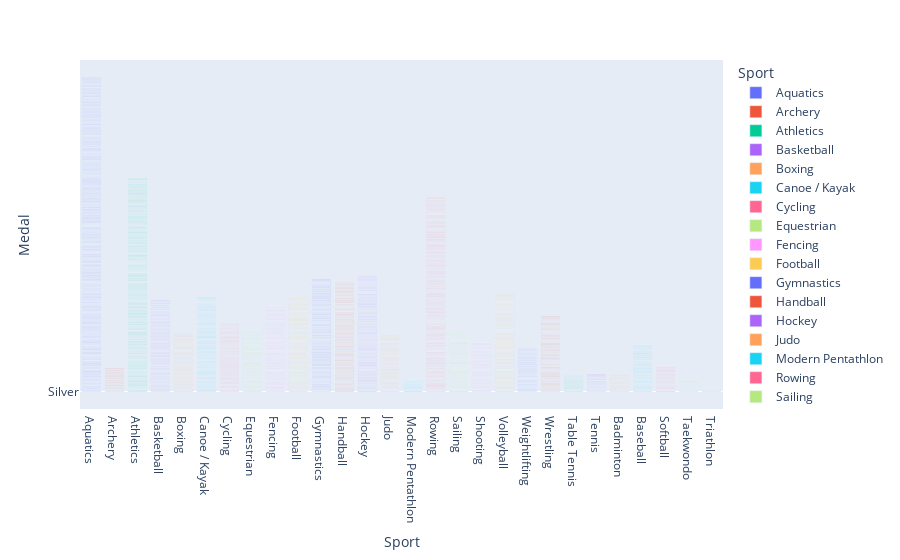

This figure's notebook cell:
### Code cell
fig_poli_bar = px.bar(olympic1, y='Medal',x='Sport', color ="Sport")
fig_poli_bar.show()

### Figure 1 — Plotly figure (JSON) as saved in the notebook; plotly's stock layout.template omitted (floating-point values rounded to 4 significant figures; data arrays with more than 128 entries replaced by an {"elided": "..."} marker saying what was removed)
{"data": [{"alignmentgroup": "True", "hovertemplate": "Sport=%{x}<br>Medal=%{y}<extra></extra>", "legendgroup": "Aquatics", "marker": {"color": "#636efa", "pattern": {"shape": ""}}, "name": "Aquatics", "offsetgroup": "Aquatics", "orientation": "v", "showlegend": true, "textposition": "auto", "type": "bar", "x": {"elided": "2210 str values"}, "xaxis": "x", "y": {"elided": "2210 str values"}, "yaxis": "y"}, {"alignmentgroup": "True", "hovertemplate": "Sport=%{x}<br>Medal=%{y}<extra></extra>", "legendgroup": "Archery", "marker": {"color": "#EF553B", "pattern": {"shape": ""}}, "name": "Archery", "offsetgroup": "Archery", "orientation": "v", "showlegend": true, "textposition": "auto", "type": "bar", "x": {"elided": "162 str values"}, "xaxis": "x", "y": {"elided": "162 str values"}, "yaxis": "y"}, {"alignmentgroup": "True", "hovertemplate": "Sport=%{x}<br>Medal=%{y}<extra></extra>", "legendgroup": "Athletics", "marker": {"color": "#00cc96", "pattern": {"shape": ""}}, "name": "Athletics", "offsetgroup": "Athletics", "orientation": "v", "showlegend": true, "textposition": "auto", "type": "bar", "x": {"elided": "1523 str values"}, "xaxis": "x", "y": {"elided": "1523 str values"}, "yaxis": "y"}, {"alignmentgroup": "True", "hovertemplate": "Sport=%{x}<br>Medal=%{y}<extra></extra>", "legendgroup": "Basketball", "marker": {"color": "#ab63fa", "pattern": {"shape": ""}}, "name": "Basketball", "offsetgroup": "Basketball", "orientation": "v", "showlegend": true, "textposition": "auto", "type": "bar", "x": {"elided": "646 str values"}, "xaxis": "x", "y": {"elided": "646 str values"}, "yaxis": "y"}, {"alignmentgroup": "True", "hovertemplate": "Sport=%{x}<br>Medal=%{y}<extra></extra>", "legendgroup": "Boxing", "marker": {"color": "#FFA15A", "pattern": {"shape": ""}}, "name": "Boxing", "offsetgroup": "Boxing", "orientation": "v", "showlegend": true, "textposition": "auto", "type": "bar", "x": {"elided": "416 str values"}, "xaxis": "x", "y": {"elided": "416 str values"}, "yaxis": "y"}, {"alignmentgroup": "True", "hovertemplate": "Sport=%{x}<br>Medal=%{y}<extra></extra>", "legendgroup": "Canoe / Kayak", "marker": {"color": "#19d3f3", "pattern": {"shape": ""}}, "name": "Canoe / Kayak", "offsetgroup": "Canoe / Kayak", "orientation": "v", "showlegend": true, "textposition": "auto", "type": "bar", "x": {"elided": "672 str values"}, "xaxis": "x", "y": {"elided": "672 str values"}, "yaxis": "y"}, {"alignmentgroup": "True", "hovertemplate": "Sport=%{x}<br>Medal=%{y}<extra></extra>", "legendgroup": "Cycling", "marker": {"color": "#FF6692", "pattern": {"shape": ""}}, "name": "Cycling", "offsetgroup": "Cycling", "orientation": "v", "showlegend": true, "textposition": "auto", "type": "bar", "x": {"elided": "483 str values"}, "xaxis": "x", "y": {"elided": "483 str values"}, "yaxis": "y"}, {"alignmentgroup": "True", "hovertemplate": "Sport=%{x}<br>Medal=%{y}<extra></extra>", "legendgroup": "Equestrian", "marker": {"color": "#B6E880", "pattern": {"shape": ""}}, "name": "Equestrian", "offsetgroup": "Equestrian", "orientation": "v", "showlegend": true, "textposition": "auto", "type": "bar", "x": {"elided": "423 str values"}, "xaxis": "x", "y": {"elided": "423 str values"}, "yaxis": "y"}, {"alignmentgroup": "True", "hovertemplate": "Sport=%{x}<br>Medal=%{y}<extra></extra>", "legendgroup": "Fencing", "marker": {"color": "#FF97FF", "pattern": {"shape": ""}}, "name": "Fencing", "offsetgroup": "Fencing", "orientation": "v", "showlegend": true, "textposition": "auto", "type": "bar", "x": {"elided": "606 str values"}, "xaxis": "x", "y": {"elided": "606 str values"}, "yaxis": "y"}, {"alignmentgroup": "True", "hovertemplate": "Sport=%{x}<br>Medal=%{y}<extra></extra>", "legendgroup": "Football", "marker": {"color": "#FECB52", "pattern": {"shape": ""}}, "name": "Football", "offsetgroup": "Football", "orientation": "v", "showlegend": true, "textposition": "auto", "type": "bar", "x": {"elided": "669 str values"}, "xaxis": "x", "y": {"elided": "669 str values"}, "yaxis": "y"}, {"alignmentgroup": "True", "hovertemplate": "Sport=%{x}<br>Medal=%{y}<extra></extra>", "legendgroup": "Gymnastics", "marker": {"color": "#636efa", "pattern": {"shape": ""}}, "name": "Gymnastics", "offsetgroup": "Gymnastics", "orientation": "v", "showlegend": true, "textposition": "auto", "type": "bar", "x": {"elided": "783 str values"}, "xaxis": "x", "y": {"elided": "783 str values"}, "yaxis": "y"}, {"alignmentgroup": "True", "hovertemplate": "Sport=%{x}<br>Medal=%{y}<extra></extra>", "legendgroup": "Handball", "marker": {"color": "#EF553B", "pattern": {"shape": ""}}, "name": "Handball", "offsetgroup": "Handball", "orientation": "v", "showlegend": true, "textposition": "auto", "type": "bar", "x": {"elided": "780 str values"}, "xaxis": "x", "y": {"elided": "780 str values"}, "yaxis": "y"}, {"alignmentgroup": "True", "hovertemplate": "Sport=%{x}<br>Medal=%{y}<extra></extra>", "legendgroup": "Hockey", "marker": {"color": "#ab63fa", "pattern": {"shape": ""}}, "name": "Hockey", "offsetgroup": "Hockey", "orientation": "v", "showlegend": true, "textposition": "auto", "type": "bar", "x": {"elided": "816 str values"}, "xaxis": "x", "y": {"elided": "816 str values"}, "yaxis": "y"}, {"alignmentgroup": "True", "hovertemplate": "Sport=%{x}<br>Medal=%{y}<extra></extra>", "legendgroup": "Judo", "marker": {"color": "#FFA15A", "pattern": {"shape": ""}}, "name": "Judo", "offsetgroup": "Judo", "orientation": "v", "showlegend": true, "textposition": "auto", "type": "bar", "x": {"elided": "396 str values"}, "xaxis": "x", "y": {"elided": "396 str values"}, "yaxis": "y"}, {"alignmentgroup": "True", "hovertemplate": "Sport=%{x}<br>Medal=%{y}<extra></extra>", "legendgroup": "Modern Pentathlon", "marker": {"color": "#19d3f3", "pattern": {"shape": ""}}, "name": "Modern Pentathlon", "offsetgroup": "Modern Pentathlon", "orientation": "v", "showlegend": true, "textposition": "auto", "type": "bar", "x": ["Modern Pentathlon", "Modern Pentathlon", "Modern Pentathlon", "Modern Pentathlon", "Modern Pentathlon", "Modern Pentathlon", "Modern Pentathlon", "Modern Pentathlon", "Modern Pentathlon", "Modern Pentathlon", "Modern Pentathlon", "Modern Pentathlon", "Modern Pentathlon", "Modern Pentathlon", "Modern Pentathlon", "Modern Pentathlon", "Modern Pentathlon", "Modern Pentathlon", "Modern Pentathlon", "Modern Pentathlon", "Modern Pentathlon", "Modern Pentathlon", "Modern Pentathlon", "Modern Pentathlon", "Modern Pentathlon", "Modern Pentathlon", "Modern Pentathlon", "Modern Pentathlon", "Modern Pentathlon", "Modern Pentathlon", "Modern Pentathlon", "Modern Pentathlon", "Modern Pentathlon", "Modern Pentathlon", "Modern Pentathlon", "Modern Pentathlon", "Modern Pentathlon", "Modern Pentathlon", "Modern Pentathlon", "Modern Pentathlon", "Modern Pentathlon", "Modern Pentathlon", "Modern Pentathlon", "Modern Pentathlon", "Modern Pentathlon", "Modern Pentathlon", "Modern Pentathlon", "Modern Pentathlon", "Modern Pentathlon", "Modern Pentathlon", "Modern Pentathlon", "Modern Pentathlon", "Modern Pentathlon", "Modern Pentathlon", "Modern Pentathlon", "Modern Pentathlon", "Modern Pentathlon", "Modern Pentathlon", "Modern Pentathlon", "Modern Pentathlon", "Modern Pentathlon", "Modern Pentathlon", "Modern Pentathlon", "Modern Pentathlon", "Modern Pentathlon", "Modern Pentathlon", "Modern Pentathlon", "Modern Pentathlon", "Modern Pentathlon", "Modern Pentathlon", "Modern Pentathlon", "Modern Pentathlon", "Modern Pentathlon", "Modern Pentathlon", "Modern Pentathlon", "Modern Pentathlon", "Modern Pentathlon", "Modern Pentathlon", "Modern Pentathlon", "Modern Pentathlon", "Modern Pentathlon"], "xaxis": "x", "y": ["Silver", "Silver", "Gold", "Bronze", "Gold", "Gold", "Silver", "Bronze", "Bronze", "Silver", "Bronze", "Gold", "Silver", "Bronze", "Silver", "Bronze", "Gold", "Gold", "Silver", "Bronze", "Bronze", "Silver", "Gold", "Gold", "Silver", "Gold", "Gold", "Bronze", "Silver", "Bronze", "Gold", "Bronze", "Bronze", "Gold", "Silver", "Silver", "Gold", "Gold", "Silver", "Gold", "Bronze", "Silver", "Bronze", "Silver", "Gold", "Silver", "Bronze", "Bronze", "Bronze", "Bronze", "Gold", "Bronze", "Silver", "Gold", "Gold", "Silver", "Gold", "Silver", "Silver", "Bronze", "Gold", "Silver", "Bronze", "Gold", "Bronze", "Gold", "Silver", "Silver", "Bronze", "Bronze", "Gold", "Silver", "Silver", "Bronze", "Gold", "Silver", "Bronze", "Gold", "Bronze", "Gold", "Silver"], "yaxis": "y"}, {"alignmentgroup": "True", "hovertemplate": "Sport=%{x}<br>Medal=%{y}<extra></extra>", "legendgroup": "Rowing", "marker": {"color": "#FF6692", "pattern": {"shape": ""}}, "name": "Rowing", "offsetgroup": "Rowing", "orientation": "v", "showlegend": true, "textposition": "auto", "type": "bar", "x": {"elided": "1377 str values"}, "xaxis": "x", "y": {"elided": "1377 str values"}, "yaxis": "y"}, {"alignmentgroup": "True", "hovertemplate": "Sport=%{x}<br>Medal=%{y}<extra></extra>", "legendgroup": "Sailing", "marker": {"color": "#B6E880", "pattern": {"shape": ""}}, "name": "Sailing", "offsetgroup": "Sailing", "orientation": "v", "showlegend": true, "textposition": "auto", "type": "bar", "x": {"elided": "417 str values"}, "xaxis": "x", "y": {"elided": "417 str values"}, "yaxis": "y"}, {"alignmentgroup": "True", "hovertemplate": "Sport=%{x}<br>Medal=%{y}<extra></extra>", "legendgroup": "Shooting", "marker": {"color": "#FF97FF", "pattern": {"shape": ""}}, "name": "Shooting", "offsetgroup": "Shooting", "orientation": "v", "showlegend": true, "textposition": "auto", "type": "bar", "x": {"elided": "345 str values"}, "xaxis": "x", "y": {"elided": "345 str values"}, "yaxis": "y"}, {"alignmentgroup": "True", "hovertemplate": "Sport=%{x}<br>Medal=%{y}<extra></extra>", "legendgroup": "Volleyball", "marker": {"color": "#FECB52", "pattern": {"shape": ""}}, "name": "Volleyball", "offsetgroup": "Volleyball", "orientation": "v", "showlegend": true, "textposition": "auto", "type": "bar", "x": {"elided": "695 str values"}, "xaxis": "x", "y": {"elided": "695 str values"}, "yaxis": "y"}, {"alignmentgroup": "True", "hovertemplate": "Sport=%{x}<br>Medal=%{y}<extra></extra>", "legendgroup": "Weightlifting", "marker": {"color": "#636efa", "pattern": {"shape": ""}}, "name": "Weightlifting", "offsetgroup": "Weightlifting", "orientation": "v", "showlegend": true, "textposition": "auto", "type": "bar", "x": {"elided": "311 str values"}, "xaxis": "x", "y": {"elided": "311 str values"}, "yaxis": "y"}, {"alignmentgroup": "True", "hovertemplate": "Sport=%{x}<br>Medal=%{y}<extra></extra>", "legendgroup": "Wrestling", "marker": {"color": "#EF553B", "pattern": {"shape": ""}}, "name": "Wrestling", "offsetgroup": "Wrestling", "orientation": "v", "showlegend": true, "textposition": "auto", "type": "bar", "x": {"elided": "533 str values"}, "xaxis": "x", "y": {"elided": "533 str values"}, "yaxis": "y"}, {"alignmentgroup": "True", "hovertemplate": "Sport=%{x}<br>Medal=%{y}<extra></extra>", "legendgroup": "Table Tennis", "marker": {"color": "#00cc96", "pattern": {"shape": ""}}, "name": "Table Tennis", "offsetgroup": "Table Tennis", "orientation": "v", "showlegend": true, "textposition": "auto", "type": "bar", "x": ["Table Tennis", "Table Tennis", "Table Tennis", "Table Tennis", "Table Tennis", "Table Tennis", "Table Tennis", "Table Tennis", "Table Tennis", "Table Tennis", "Table Tennis", "Table Tennis", "Table Tennis", "Table Tennis", "Table Tennis", "Table Tennis", "Table Tennis", "Table Tennis", "Table Tennis", "Table Tennis", "Table Tennis", "Table Tennis", "Table Tennis", "Table Tennis", "Table Tennis", "Table Tennis", "Table Tennis", "Table Tennis", "Table Tennis", "Table Tennis", "Table Tennis", "Table Tennis", "Table Tennis", "Table Tennis", "Table Tennis", "Table Tennis", "Table Tennis", "Table Tennis", "Table Tennis", "Table Tennis", "Table Tennis", "Table Tennis", "Table Tennis", "Table Tennis", "Table Tennis", "Table Tennis", "Table Tennis", "Table Tennis", "Table Tennis", "Table Tennis", "Table Tennis", "Table Tennis", "Table Tennis", "Table Tennis", "Table Tennis", "Table Tennis", "Table Tennis", "Table Tennis", "Table Tennis", "Table Tennis", "Table Tennis", "Table Tennis", "Table Tennis", "Table Tennis", "Table Tennis", "Table Tennis", "Table Tennis", "Table Tennis", "Table Tennis", "Table Tennis", "Table Tennis", "Table Tennis", "Table Tennis", "Table Tennis", "Table Tennis", "Table Tennis", "Table Tennis", "Table Tennis", "Table Tennis", "Table Tennis", "Table Tennis", "Table Tennis", "Table Tennis", "Table Tennis", "Table Tennis", "Table Tennis", "Table Tennis", "Table Tennis", "Table Tennis", "Table Tennis", "Table Tennis", "Table Tennis", "Table Tennis", "Table Tennis", "Table Tennis", "Table Tennis", "Table Tennis", "Table Tennis", "Table Tennis", "Table Tennis", "Table Tennis", "Table Tennis", "Table Tennis", "Table Tennis", "Table Tennis", "Table Tennis", "Table Tennis", "Table Tennis", "Table Tennis", "Table Tennis", "Table Tennis", "Table Tennis", "Table Tennis", "Table Tennis", "Table Tennis", "Table Tennis", "Table Tennis", "Table Tennis", "Table Tennis", "Table Tennis"], "xaxis": "x", "y": ["Bronze", "Silver", "Silver", "Gold", "Gold", "Silver", "Silver", "Gold", "Bronze", "Gold", "Silver", "Silver", "Bronze", "Bronze", "Bronze", "Gold", "Gold", "Bronze", "Silver", "Bronze", "Bronze", "Bronze", "Bronze", "Silver", "Gold", "Gold", "Silver", "Bronze", "Bronze", "Gold", "Silver", "Gold", "Bronze", "Gold", "Silver", "Bronze", "Gold", "Bronze", "Silver", "Bronze", "Bronze", "Bronze", "Bronze", "Silver", "Bronze", "Silver", "Gold", "Gold", "Silver", "Gold", "Silver", "Silver", "Bronze", "Bronze", "Gold", "Bronze", "Silver", "Gold", "Bronze", "Gold", "Silver", "Gold", "Gold", "Bronze", "Bronze", "Gold", "Silver", "Gold", "Silver", "Bronze", "Silver", "Silver", "Bronze", "Bronze", "Bronze", "Silver", "Gold", "Gold", "Silver", "Silver", "Gold", "Bronze", "Bronze", "Bronze", "Gold", "Bronze", "Silver", "Bronze", "Silver", "Gold", "Gold", "Gold", "Bronze", "Silver", "Silver", "Gold", "Silver", "Gold", "Gold", "Bronze", "Gold", "Silver", "Gold", "Bronze", "Bronze", "Gold", "Bronze", "Bronze", "Bronze", "Silver", "Silver", "Silver", "Gold", "Gold", "Bronze", "Silver", "Bronze", "Gold", "Silver", "Silver"], "yaxis": "y"}, {"alignmentgroup": "True", "hovertemplate": "Sport=%{x}<br>Medal=%{y}<extra></extra>", "legendgroup": "Tennis", "marker": {"color": "#ab63fa", "pattern": {"shape": ""}}, "name": "Tennis", "offsetgroup": "Tennis", "orientation": "v", "showlegend": true, "textposition": "auto", "type": "bar", "x": ["Tennis", "Tennis", "Tennis", "Tennis", "Tennis", "Tennis", "Tennis", "Tennis", "Tennis", "Tennis", "Tennis", "Tennis", "Tennis", "Tennis", "Tennis", "Tennis", "Tennis", "Tennis", "Tennis", "Tennis", "Tennis", "Tennis", "Tennis", "Tennis", "Tennis", "Tennis", "Tennis", "Tennis", "Tennis", "Tennis", "Tennis", "Tennis", "Tennis", "Tennis", "Tennis", "Tennis", "Tennis", "Tennis", "Tennis", "Tennis", "Tennis", "Tennis", "Tennis", "Tennis", "Tennis", "Tennis", "Tennis", "Tennis", "Tennis", "Tennis", "Tennis", "Tennis", "Tennis", "Tennis", "Tennis", "Tennis", "Tennis", "Tennis", "Tennis", "Tennis", "Tennis", "Tennis", "Tennis", "Tennis", "Tennis", "Tennis", "Tennis", "Tennis", "Tennis", "Tennis", "Tennis", "Tennis", "Tennis", "Tennis", "Tennis", "Tennis", "Tennis", "Tennis", "Tennis", "Tennis", "Tennis", "Tennis", "Tennis", "Tennis", "Tennis", "Tennis", "Tennis", "Tennis", "Tennis", "Tennis", "Tennis", "Tennis", "Tennis", "Tennis", "Tennis", "Tennis", "Tennis", "Tennis", "Tennis", "Tennis", "Tennis", "Tennis", "Tennis", "Tennis", "Tennis", "Tennis", "Tennis", "Tennis", "Tennis", "Tennis", "Tennis", "Tennis", "Tennis", "Tennis", "Tennis", "Tennis", "Tennis", "Tennis"], "xaxis": "x", "y": ["Silver", "Bronze", "Bronze", "Bronze", "Bronze", "Silver", "Bronze", "Gold", "Silver", "Bronze", "Gold", "Bronze", "Gold", "Gold", "Gold", "Bronze", "Silver", "Gold", "Bronze", "Bronze", "Silver", "Bronze", "Bronze", "Silver", "Bronze", "Bronze", "Gold", "Gold", "Silver", "Silver", "Silver", "Gold", "Bronze", "Gold", "Silver", "Bronze", "Bronze", "Bronze", "Bronze", "Silver", "Bronze", "Gold", "Bronze", "Bronze", "Bronze", "Gold", "Silver", "Bronze", "Silver", "Silver", "Gold", "Bronze", "Gold", "Bronze", "Bronze", "Bronze", "Gold", "Gold", "Silver", "Gold", "Bronze", "Gold", "Bronze", "Silver", "Silver", "Silver", "Silver", "Bronze", "Silver", "Bronze", "Bronze", "Gold", "Bronze", "Bronze", "Silver", "Gold", "Gold", "Gold", "Bronze", "Gold", "Silver", "Silver", "Silver", "Gold", "Bronze", "Bronze", "Gold", "Gold", "Gold", "Bronze", "Silver", "Bronze", "Silver", "Silver", "Gold", "Bronze", "Silver", "Gold", "Bronze", "Gold", "Silver", "Bronze", "Gold", "Silver", "Silver", "Bronze", "Silver", "Silver", "Bronze", "Silver", "Bronze", "Bronze", "Gold", "Bronze", "Gold", "Gold", "Gold", "Gold"], "yaxis": "y"}, {"alignmentgroup": "True", "hovertemplate": "Sport=%{x}<br>Medal=%{y}<extra></extra>", "legendgroup": "Badminton", "marker": {"color": "#FFA15A", "pattern": {"shape": ""}}, "name": "Badminton", "offsetgroup": "Badminton", "orientation": "v", "showlegend": true, "textposition": "auto", "type": "bar", "x": ["Badminton", "Badminton", "Badminton", "Badminton", "Badminton", "Badminton", "Badminton", "Badminton", "Badminton", "Badminton", "Badminton", "Badminton", "Badminton", "Badminton", "Badminton", "Badminton", "Badminton", "Badminton", "Badminton", "Badminton", "Badminton", "Badminton", "Badminton", "Badminton", "Badminton", "Badminton", "Badminton", "Badminton", "Badminton", "Badminton", "Badminton", "Badminton", "Badminton", "Badminton", "Badminton", "Badminton", "Badminton", "Badminton", "Badminton", "Badminton", "Badminton", "Badminton", "Badminton", "Badminton", "Badminton", "Badminton", "Badminton", "Badminton", "Badminton", "Badminton", "Badminton", "Badminton", "Badminton", "Badminton", "Badminton", "Badminton", "Badminton", "Badminton", "Badminton", "Badminton", "Badminton", "Badminton", "Badminton", "Badminton", "Badminton", "Badminton", "Badminton", "Badminton", "Badminton", "Badminton", "Badminton", "Badminton", "Badminton", "Badminton", "Badminton", "Badminton", "Badminton", "Badminton", "Badminton", "Badminton", "Badminton", "Badminton", "Badminton", "Badminton", "Badminton", "Badminton", "Badminton", "Badminton", "Badminton", "Badminton", "Badminton", "Badminton", "Badminton", "Badminton", "Badminton", "Badminton", "Badminton", "Badminton", "Badminton", "Badminton", "Badminton", "Badminton", "Badminton", "Badminton", "Badminton", "Badminton", "Badminton", "Badminton", "Badminton", "Badminton", "Badminton", "Badminton", "Badminton", "Badminton", "Badminton", "Badminton", "Badminton", "Badminton", "Badminton", "Badminton"], "xaxis": "x", "y": ["Silver", "Bronze", "Bronze", "Bronze", "Silver", "Bronze", "Gold", "Bronze", "Bronze", "Bronze", "Gold", "Bronze", "Bronze", "Silver", "Gold", "Bronze", "Silver", "Silver", "Bronze", "Gold", "Gold", "Silver", "Bronze", "Gold", "Bronze", "Bronze", "Silver", "Silver", "Silver", "Gold", "Silver", "Bronze", "Silver", "Gold", "Bronze", "Gold", "Silver", "Gold", "Gold", "Bronze", "Gold", "Bronze", "Gold", "Bronze", "Silver", "Silver", "Bronze", "Gold", "Bronze", "Gold", "Bronze", "Silver", "Bronze", "Silver", "Bronze", "Gold", "Bronze", "Gold", "Gold", "Silver", "Bronze", "Bronze", "Gold", "Silver", "Gold", "Gold", "Silver", "Silver", "Bronze", "Silver", "Silver", "Gold", "Silver", "Gold", "Gold", "Silver", "Gold", "Silver", "Silver", "Bronze", "Bronze", "Bronze", "Bronze", "Gold", "Bronze", "Bronze", "Bronze", "Silver", "Silver", "Gold", "Bronze", "Silver", "Gold", "Silver", "Gold", "Gold", "Gold", "Gold", "Gold", "Silver", "Bronze", "Bronze", "Gold", "Gold", "Silver", "Silver", "Bronze", "Silver", "Silver", "Bronze", "Silver", "Bronze", "Bronze", "Bronze", "Gold", "Silver", "Gold", "Gold", "Bronze", "Silver"], "yaxis": "y"}, {"alignmentgroup": "True", "hovertemplate": "Sport=%{x}<br>Medal=%{y}<extra></extra>", "legendgroup": "Baseball", "marker": {"color": "#19d3f3", "pattern": {"shape": ""}}, "name": "Baseball", "offsetgroup": "Baseball", "orientation": "v", "showlegend": true, "textposition": "auto", "type": "bar", "x": {"elided": "335 str values"}, "xaxis": "x", "y": {"elided": "335 str values"}, "yaxis": "y"}, {"alignmentgroup": "True", "hovertemplate": "Sport=%{x}<br>Medal=%{y}<extra></extra>", "legendgroup": "Softball", "marker": {"color": "#FF6692", "pattern": {"shape": ""}}, "name": "Softball", "offsetgroup": "Softball", "orientation": "v", "showlegend": true, "textposition": "auto", "type": "bar", "x": {"elided": "180 str values"}, "xaxis": "x", "y": {"elided": "180 str values"}, "yaxis": "y"}, {"alignmentgroup": "True", "hovertemplate": "Sport=%{x}<br>Medal=%{y}<extra></extra>", "legendgroup": "Taekwondo", "marker": {"color": "#B6E880", "pattern": {"shape": ""}}, "name": "Taekwondo", "offsetgroup": "Taekwondo", "orientation": "v", "showlegend": true, "textposition": "auto", "type": "bar", "x": ["Taekwondo", "Taekwondo", "Taekwondo", "Taekwondo", "Taekwondo", "Taekwondo", "Taekwondo", "Taekwondo", "Taekwondo", "Taekwondo", "Taekwondo", "Taekwondo", "Taekwondo", "Taekwondo", "Taekwondo", "Taekwondo", "Taekwondo", "Taekwondo", "Taekwondo", "Taekwondo", "Taekwondo", "Taekwondo", "Taekwondo", "Taekwondo", "Taekwondo", "Taekwondo", "Taekwondo", "Taekwondo", "Taekwondo", "Taekwondo", "Taekwondo", "Taekwondo", "Taekwondo", "Taekwondo", "Taekwondo", "Taekwondo", "Taekwondo", "Taekwondo", "Taekwondo", "Taekwondo", "Taekwondo", "Taekwondo", "Taekwondo", "Taekwondo", "Taekwondo", "Taekwondo", "Taekwondo", "Taekwondo", "Taekwondo", "Taekwondo", "Taekwondo", "Taekwondo", "Taekwondo", "Taekwondo", "Taekwondo", "Taekwondo", "Taekwondo", "Taekwondo", "Taekwondo", "Taekwondo", "Taekwondo", "Taekwondo", "Taekwondo", "Taekwondo", "Taekwondo", "Taekwondo", "Taekwondo", "Taekwondo", "Taekwondo", "Taekwondo", "Taekwondo", "Taekwondo", "Taekwondo", "Taekwondo", "Taekwondo", "Taekwondo", "Taekwondo", "Taekwondo", "Taekwondo", "Taekwondo"], "xaxis": "x", "y": ["Silver", "Bronze", "Silver", "Gold", "Bronze", "Silver", "Gold", "Gold", "Bronze", "Bronze", "Gold", "Bronze", "Silver", "Silver", "Bronze", "Bronze", "Gold", "Gold", "Silver", "Silver", "Gold", "Silver", "Gold", "Bronze", "Gold", "Silver", "Bronze", "Gold", "Gold", "Bronze", "Silver", "Silver", "Bronze", "Silver", "Gold", "Gold", "Silver", "Gold", "Silver", "Bronze", "Silver", "Silver", "Gold", "Bronze", "Bronze", "Gold", "Bronze", "Bronze", "Gold", "Silver", "Bronze", "Bronze", "Bronze", "Bronze", "Silver", "Gold", "Bronze", "Silver", "Gold", "Bronze", "Gold", "Gold", "Gold", "Bronze", "Bronze", "Bronze", "Bronze", "Silver", "Silver", "Bronze", "Silver", "Silver", "Silver", "Bronze", "Bronze", "Bronze", "Bronze", "Gold", "Gold", "Bronze"], "yaxis": "y"}, {"alignmentgroup": "True", "hovertemplate": "Sport=%{x}<br>Medal=%{y}<extra></extra>", "legendgroup": "Triathlon", "marker": {"color": "#FF97FF", "pattern": {"shape": ""}}, "name": "Triathlon", "offsetgroup": "Triathlon", "orientation": "v", "showlegend": true, "textposition": "auto", "type": "bar", "x": ["Triathlon", "Triathlon", "Triathlon", "Triathlon", "Triathlon", "Triathlon", "Triathlon", "Triathlon", "Triathlon", "Triathlon", "Triathlon", "Triathlon", "Triathlon", "Triathlon", "Triathlon", "Triathlon", "Triathlon", "Triathlon"], "xaxis": "x", "y": ["Silver", "Bronze", "Bronze", "Silver", "Gold", "Gold", "Bronze", "Gold", "Gold", "Silver", "Silver", "Bronze", "Gold", "Silver", "Silver", "Gold", "Bronze", "Bronze"], "yaxis": "y"}], "layout": {"autosize": true, "barmode": "relative", "legend": {"title": {"text": "Sport"}, "tracegroupgap": 0}, "margin": {"t": 60}, "xaxis": {"anchor": "y", "autorange": true, "categoryarray": ["Aquatics", "Archery", "Athletics", "Basketball", "Boxing", "Canoe / Kayak", "Cycling", "Equestrian", "Fencing", "Football", "Gymnastics", "Handball", null, "Hockey", "Judo", "Modern Pentathlon", "Rowing", "Sailing", "Shooting", "Volleyball", "Weightlifting", "Wrestling", "Table Tennis", "Tennis", "Badminton", "Baseball", "Softball", "Taekwondo", "Triathlon"], "categoryorder": "array", "domain": [0, 1], "range": [-0.5, 27.5], "title": {"text": "Sport"}, "type": "category"}, "yaxis": {"anchor": "x", "autorange": true, "domain": [0, 1], "range": [-123.9, 2355.0], "title": {"text": "Medal"}, "type": "category"}}}
